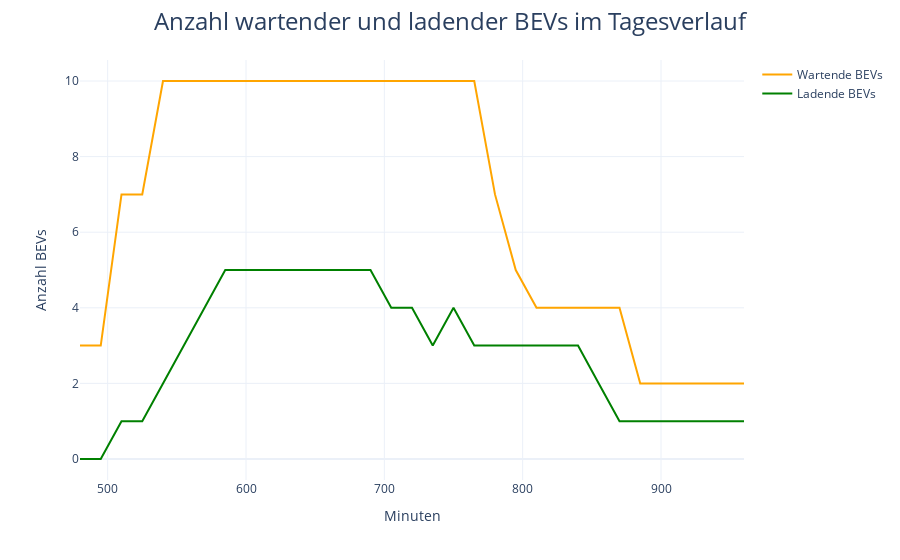

The code cell stored with this chart in its notebook:
### Code cell
figureGeneration.create_bev_number_figure(simulation_data)

### Figure 1 — Plotly figure (JSON) as saved in the notebook; plotly's stock layout.template omitted (floating-point values rounded to 4 significant figures)
{"data": [{"line": {"color": "orange"}, "name": "Wartende BEVs", "type": "scatter", "x": [480, 495, 510, 525, 540, 555, 570, 585, 600, 615, 630, 645, 660, 675, 690, 705, 720, 735, 750, 765, 780, 795, 810, 825, 840, 855, 870, 885, 900, 915, 930, 945, 960], "y": [3, 3, 7, 7, 10, 10, 10, 10, 10, 10, 10, 10, 10, 10, 10, 10, 10, 10, 10, 10, 7, 5, 4, 4, 4, 4, 4, 2, 2, 2, 2, 2, 2]}, {"line": {"color": "green"}, "name": "Ladende BEVs", "type": "scatter", "x": [480, 495, 510, 525, 540, 555, 570, 585, 600, 615, 630, 645, 660, 675, 690, 705, 720, 735, 750, 765, 780, 795, 810, 825, 840, 855, 870, 885, 900, 915, 930, 945, 960], "y": [0, 0, 1, 1, 2, 3, 4, 5, 5, 5, 5, 5, 5, 5, 5, 4, 4, 3, 4, 3, 3, 3, 3, 3, 3, 2, 1, 1, 1, 1, 1, 1, 1]}], "layout": {"legend": {"tracegroupgap": 0}, "margin": {"t": 60}, "title": {"font": {"size": 24}, "text": "Anzahl wartender und ladender BEVs im Tagesverlauf", "x": 0.5, "xanchor": "center"}, "xaxis": {"anchor": "y", "domain": [0, 1], "title": {"text": "Minuten"}}, "yaxis": {"anchor": "x", "domain": [0, 1], "title": {"text": "Anzahl BEVs"}}}}
